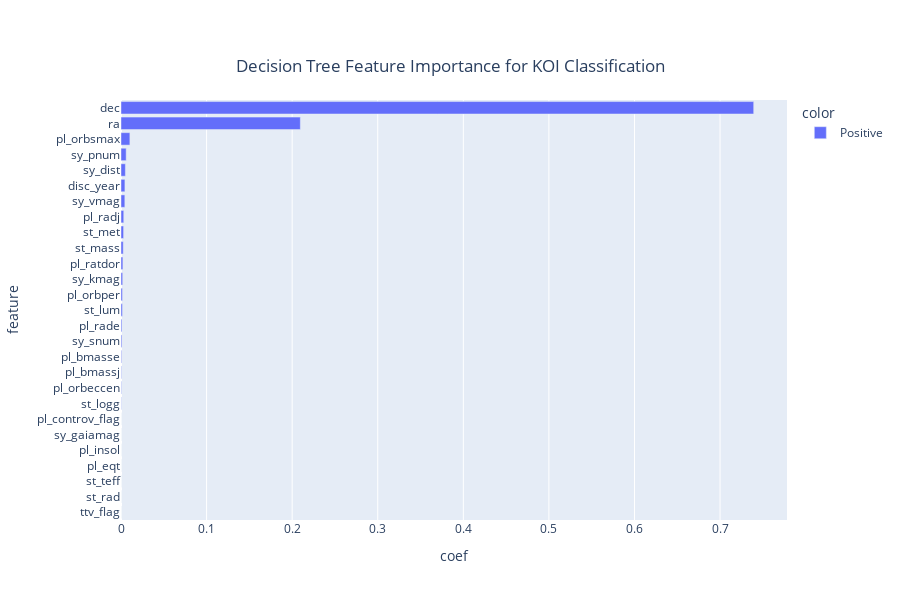

Write notebook code for a chart like this one.
### Markdown cell above
#### Decision Tree

### Code cell
tree_model = DecisionTreeClassifier()
tree_model.fit(X_train, y_train)
tree_importance = list(zip(tree_model.feature_importances_, X_train.columns.tolist()))
tree_y_hat = tree_model.predict(X_test)
print(f"Decision Tree Classifier Model score is: {accuracy_score(y_test, tree_y_hat)}")

tree_df = pd.DataFrame(columns=["feature", "coef"])
for ind, item in tree_importance:
    tree_df.loc[len(tree_df)] = item, ind
color = lambda row: "Positive" if row["coef"] >= 0 else "Negative"
tree_df["color"] = tree_df.apply(color, axis=1)

display(tree_df.sort_values(by="coef", ascending=False))
generate_h_bar_fig(tree_df.sort_values(by="coef"), "Decision Tree")

### Figure 1 — Plotly figure (JSON) as saved in the notebook; plotly's stock layout.template omitted (floating-point values rounded to 4 significant figures)
{"data": [{"alignmentgroup": "True", "hovertemplate": "color=Positive<br>coef=%{x}<br>feature=%{y}<extra></extra>", "legendgroup": "Positive", "marker": {"color": "#636efa", "pattern": {"shape": ""}}, "name": "Positive", "offsetgroup": "Positive", "orientation": "h", "showlegend": true, "textposition": "auto", "type": "bar", "x": [0, 0, 0, 0, 0, 0, 0, 0.0002928, 0.0005104, 0.0005223, 0.0006965, 0.00103, 0.001065, 0.001672, 0.001709, 0.001959, 0.002194, 0.002623, 0.003031, 0.003228, 0.004491, 0.004575, 0.005133, 0.006039, 0.01038, 0.2095, 0.7393], "xaxis": "x", "y": ["ttv_flag", "st_rad", "st_teff", "pl_eqt", "pl_insol", "sy_gaiamag", "pl_controv_flag", "st_logg", "pl_orbeccen", "pl_bmassj", "pl_bmasse", "sy_snum", "pl_rade", "st_lum", "pl_orbper", "sy_kmag", "pl_ratdor", "st_mass", "st_met", "pl_radj", "sy_vmag", "disc_year", "sy_dist", "sy_pnum", "pl_orbsmax", "ra", "dec"], "yaxis": "y"}], "layout": {"barmode": "relative", "height": 600, "legend": {"title": {"text": "color"}, "tracegroupgap": 0}, "title": {"text": "Decision Tree Feature Importance for KOI Classification", "x": 0.5, "xanchor": "center", "y": 0.9, "yanchor": "top"}, "xaxis": {"anchor": "y", "domain": [0, 1], "title": {"text": "coef"}}, "yaxis": {"anchor": "x", "domain": [0, 1], "title": {"text": "feature"}}}}
